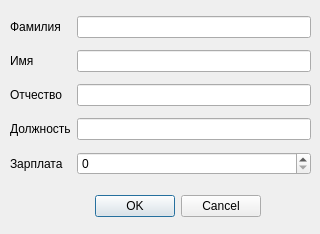
<?xml version="1.0" encoding="UTF-8"?>
<ui version="4.0">
 <class>AddEmployeeDialogGUI</class>
 <widget class="QDialog" name="AddEmployeeDialogGUI">
  <property name="geometry">
   <rect>
    <x>0</x>
    <y>0</y>
    <width>320</width>
    <height>234</height>
   </rect>
  </property>
  <property name="windowTitle">
   <string>Новый сотрудник</string>
  </property>
  <widget class="QDialogButtonBox" name="button_box">
   <property name="geometry">
    <rect>
     <x>60</x>
     <y>190</y>
     <width>201</width>
     <height>32</height>
    </rect>
   </property>
   <property name="orientation">
    <enum>Qt::Horizontal</enum>
   </property>
   <property name="standardButtons">
    <set>QDialogButtonBox::Cancel|QDialogButtonBox::Ok</set>
   </property>
  </widget>
  <widget class="QWidget" name="layoutWidget">
   <property name="geometry">
    <rect>
     <x>10</x>
     <y>10</y>
     <width>301</width>
     <height>173</height>
    </rect>
   </property>
   <layout class="QGridLayout" name="grid_layout">
    <item row="1" column="0">
     <widget class="QLabel" name="name_lbl">
      <property name="text">
       <string>Имя</string>
      </property>
     </widget>
    </item>
    <item row="3" column="1">
     <widget class="QLineEdit" name="function_lnedit">
      <property name="readOnly">
       <bool>false</bool>
      </property>
     </widget>
    </item>
    <item row="4" column="0">
     <widget class="QLabel" name="salary_lbl">
      <property name="text">
       <string>Зарплата</string>
      </property>
     </widget>
    </item>
    <item row="2" column="0">
     <widget class="QLabel" name="middle_name_lbl">
      <property name="text">
       <string>Отчество</string>
      </property>
     </widget>
    </item>
    <item row="3" column="0">
     <widget class="QLabel" name="function_lbl">
      <property name="text">
       <string>Должность</string>
      </property>
     </widget>
    </item>
    <item row="1" column="1">
     <widget class="QLineEdit" name="name_lnedit">
      <property name="readOnly">
       <bool>false</bool>
      </property>
     </widget>
    </item>
    <item row="0" column="0">
     <widget class="QLabel" name="surname_lbl">
      <property name="text">
       <string>Фамилия</string>
      </property>
     </widget>
    </item>
    <item row="2" column="1">
     <widget class="QLineEdit" name="middle_name_lnedit">
      <property name="readOnly">
       <bool>false</bool>
      </property>
     </widget>
    </item>
    <item row="0" column="1">
     <widget class="QLineEdit" name="surname_lnedit"/>
    </item>
    <item row="4" column="1">
     <widget class="QSpinBox" name="salary_spbox">
      <property name="maximum">
       <number>2147483647</number>
      </property>
     </widget>
    </item>
   </layout>
  </widget>
 </widget>
 <resources/>
 <connections>
  <connection>
   <sender>button_box</sender>
   <signal>accepted()</signal>
   <receiver>AddEmployeeDialogGUI</receiver>
   <slot>accept()</slot>
   <hints>
    <hint type="sourcelabel">
     <x>248</x>
     <y>254</y>
    </hint>
    <hint type="destinationlabel">
     <x>157</x>
     <y>274</y>
    </hint>
   </hints>
  </connection>
  <connection>
   <sender>button_box</sender>
   <signal>rejected()</signal>
   <receiver>AddEmployeeDialogGUI</receiver>
   <slot>reject()</slot>
   <hints>
    <hint type="sourcelabel">
     <x>316</x>
     <y>260</y>
    </hint>
    <hint type="destinationlabel">
     <x>286</x>
     <y>274</y>
    </hint>
   </hints>
  </connection>
 </connections>
</ui>
